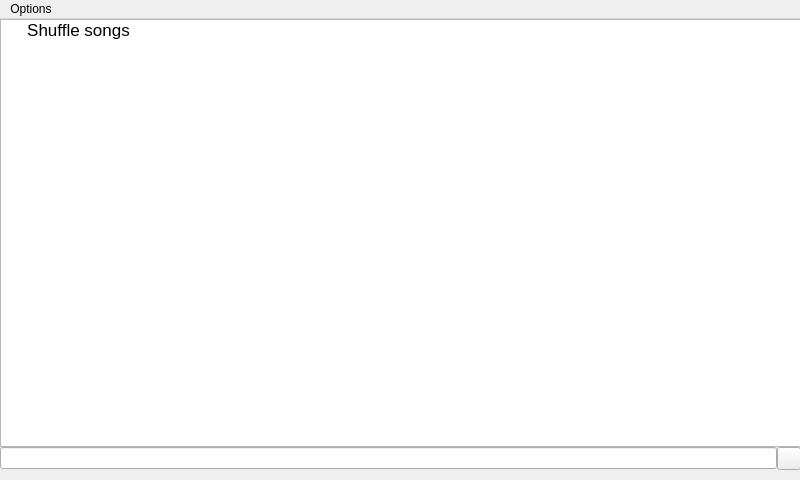
<?xml version="1.0" encoding="UTF-8"?>
<ui version="4.0">
 <class>SingleArtistView</class>
 <widget class="QMainWindow" name="SingleArtistView">
  <property name="geometry">
   <rect>
    <x>0</x>
    <y>0</y>
    <width>800</width>
    <height>480</height>
   </rect>
  </property>
  <widget class="QWidget" name="centralwidget">
   <widget class="QWidget" name="verticalLayoutWidget">
    <property name="geometry">
     <rect>
      <x>0</x>
      <y>0</y>
      <width>801</width>
      <height>451</height>
     </rect>
    </property>
    <layout class="QVBoxLayout" name="verticalLayout">
     <property name="spacing">
      <number>0</number>
     </property>
     <item>
      <widget class="QListWidget" name="albumList">
       <property name="font">
        <font>
         <pointsize>13</pointsize>
        </font>
       </property>
       <property name="contextMenuPolicy">
        <enum>Qt::CustomContextMenu</enum>
       </property>
       <property name="horizontalScrollBarPolicy">
        <enum>Qt::ScrollBarAlwaysOff</enum>
       </property>
       <property name="editTriggers">
        <set>QAbstractItemView::NoEditTriggers</set>
       </property>
       <property name="dragDropMode">
        <enum>QAbstractItemView::NoDragDrop</enum>
       </property>
       <property name="iconSize">
        <size>
         <width>124</width>
         <height>124</height>
        </size>
       </property>
       <property name="movement">
        <enum>QListView::Static</enum>
       </property>
       <property name="flow">
        <enum>QListView::LeftToRight</enum>
       </property>
       <property name="isWrapping" stdset="0">
        <bool>true</bool>
       </property>
       <property name="resizeMode">
        <enum>QListView::Adjust</enum>
       </property>
       <property name="gridSize">
        <size>
         <width>155</width>
         <height>180</height>
        </size>
       </property>
       <property name="viewMode">
        <enum>QListView::IconMode</enum>
       </property>
       <item>
        <property name="text">
         <string>Shuffle songs</string>
        </property>
       </item>
      </widget>
     </item>
     <item>
      <widget class="QWidget" name="searchWidget" native="true">
       <property name="visible">
        <bool>false</bool>
       </property>
       <layout class="QHBoxLayout" name="horizontalLayout">
        <property name="spacing">
         <number>0</number>
        </property>
        <property name="margin">
         <number>0</number>
        </property>
        <item>
         <widget class="QLineEdit" name="searchEdit"/>
        </item>
        <item>
         <widget class="QToolButton" name="searchHideButton">
          <property name="text">
           <string/>
          </property>
         </widget>
        </item>
       </layout>
      </widget>
     </item>
    </layout>
   </widget>
   <widget class="NowPlayingIndicator" name="indicator" native="true">
    <property name="geometry">
     <rect>
      <x>680</x>
      <y>380</y>
      <width>112</width>
      <height>70</height>
     </rect>
    </property>
   </widget>
  </widget>
  <widget class="QMenuBar" name="menubar">
   <property name="geometry">
    <rect>
     <x>0</x>
     <y>0</y>
     <width>800</width>
     <height>25</height>
    </rect>
   </property>
   <widget class="QMenu" name="windowMenu">
    <property name="title">
     <string>Options</string>
    </property>
    <addaction name="actionAdd_songs_to_now_playing"/>
    <addaction name="actionDelete"/>
   </widget>
   <addaction name="windowMenu"/>
  </widget>
  <action name="actionAdd_songs_to_now_playing">
   <property name="text">
    <string>Add songs to now playing</string>
   </property>
  </action>
  <action name="actionDelete">
   <property name="text">
    <string>Delete</string>
   </property>
  </action>
 </widget>
 <customwidgets>
  <customwidget>
   <class>NowPlayingIndicator</class>
   <extends>QWidget</extends>
   <header>nowplayingindicator.h</header>
   <container>1</container>
  </customwidget>
 </customwidgets>
 <resources/>
 <connections/>
</ui>
